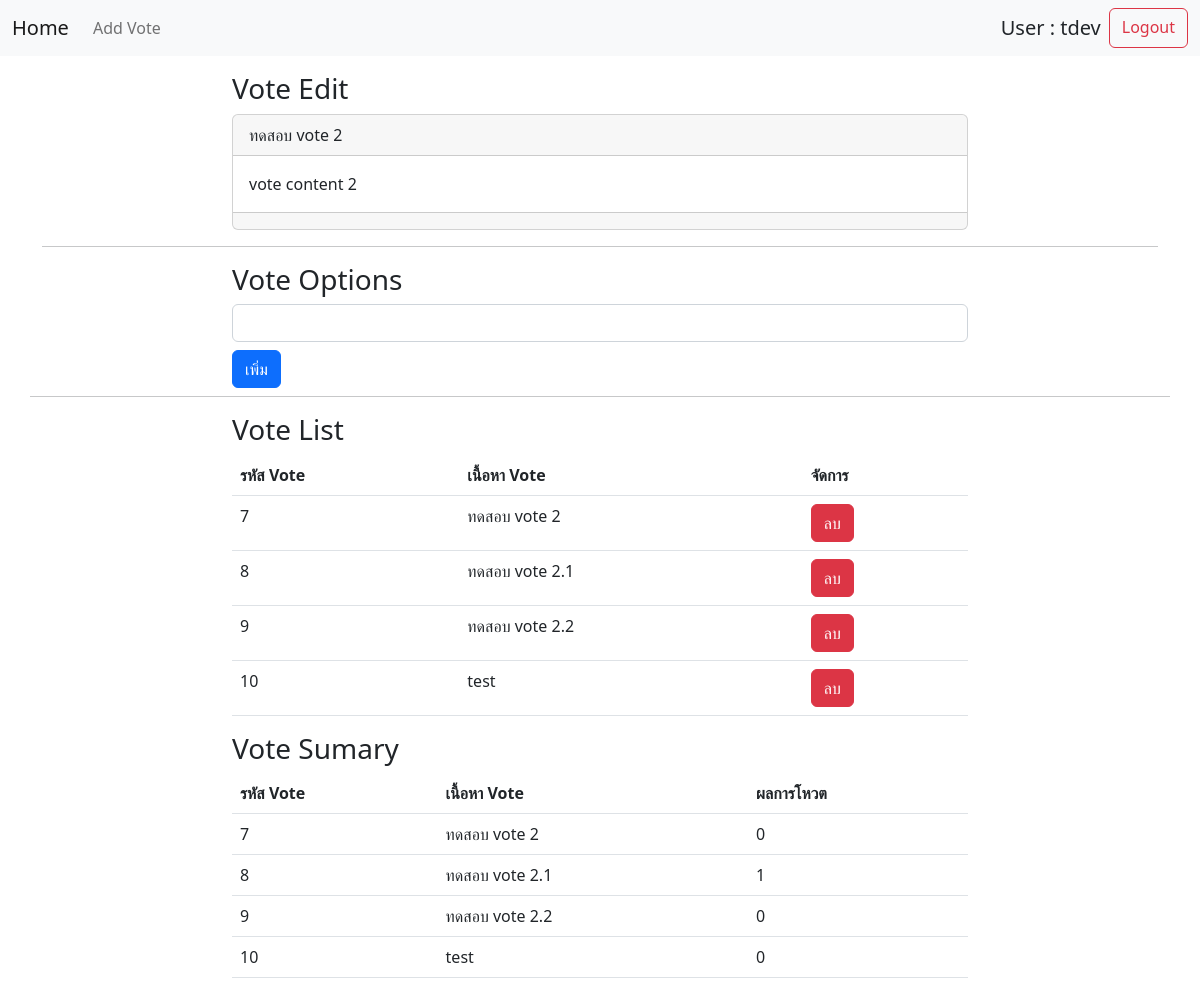
The page /pages/editvote.php?voteid=2 (signed in) on the database its author committed.
### tables this page shows
CREATE TABLE `votes` (
  `vm_id` int(10) NOT NULL,
  `vm_name` varchar(1000) NOT NULL,
  `vm_content` varchar(250) NOT NULL,
  `vm_img` varchar(100) DEFAULT NULL,
  `vm_own` int(10) NOT NULL,
  `vm_status` int(1) NOT NULL DEFAULT 1,
  `vm_timestamp` timestamp NOT NULL DEFAULT current_timestamp()
);

CREATE TABLE `votes_option` (
  `vo_id` int(10) NOT NULL,
  `vo_name` varchar(100) NOT NULL,
  `vo_ownvm` int(10) NOT NULL,
  `vo_status` int(1) NOT NULL DEFAULT 1,
  `vo_timestamp` timestamp NOT NULL DEFAULT current_timestamp()
);

### services/functions/vote_single.php (called while the page is built)
<?php
$voteid = $_GET['voteid'];
$query_vote = "SELECT * FROM votes WHERE vm_id = $voteid ";
$query_vote = mysqli_query($conn, $query_vote);
$vote = mysqli_fetch_assoc($query_vote);

### services/functions/vote_option.php (called while the page is built)
<?php
$vm_id  = $_GET['voteid'];
$query_vote_option = "SELECT * FROM votes_option WHERE vo_ownvm = $vm_id";
$result_vote_option = mysqli_query($conn, $query_vote_option);

### services/functions/vote_count.php (called while the page is built)
<?php
$vm_id  = $_GET['voteid'];
$query_vote_option = "SELECT * FROM votes_option WHERE vo_ownvm = $vm_id";
$result_vote_count = mysqli_query($conn, $query_vote_option);

### pages/editvote.php (the view, shortened to what this page needs)
<?php
include('./../services/connect.php');
require_once("./../services/functions/vote_single.php");
include('./../services/functions/vote_option.php');
include('./../services/functions/vote_count.php');
?>
<!DOCTYPE html>
<html lang="en">
<head>
  <link rel="stylesheet" href="./../bs5/css/bootstrap.min.css">
</head>
<body>
  <?php include('./components/navbar.php') ?>
  <div class="container mt-3">
    <div class="row">
      <div class="col-2"></div>
      <div class="col-8">
        <h3>Vote Edit</h3>
        <div class="card">
          <div class="card-header"> <?= $vote['vm_name'] ?></div>
          <div class="card-body">
            <p class="card-text"><?= $vote['vm_content'] ?></p>
          </div>
          <div class="card-footer">
          </div>
        </div>
      </div>
      <div class="col-2"></div>
    </div>
    <hr>
    <div class="row">
      <div class="col-2"></div>
      <div class="col-8">
        <h3>Vote Options</h3>
        <form action="./../services/vote.php" method="post">
          <input type="text" name="vo_name" placeholder="" class="form-control mb-2" id="">
          <input type="submit" value="เพิ่ม" name="option_submit" class="btn btn-primary mb-2">
        </form>
      </div>
      <div class="col-2"></div>
      <hr>
    </div>
    <div class="row">
      <div class="col-2"></div>
      <div class="col-8">
        <h3>Vote List</h3>
        <table class="table">
          <tr>
            <th>รหัส Vote</th>
            <th>เนื้อหา Vote</th>
            <th>จัดการ</th>
          </tr>
          <?php
          while ($result_vote_option_fetch = mysqli_fetch_assoc($result_vote_option)) { ?>
          <tr>
            <td><?= $result_vote_option_fetch['vo_id'] ?></td>
            <td><?= $result_vote_option_fetch['vo_name'] ?></td>
            <td><a
                href="./../services/vote.php?delete=1&vo_id=<?= $result_vote_option_fetch['vo_id'] ?>&voteid=<?= $vote['vm_id'] ?>"
                class="btn btn-danger">ลบ</a></td>
          </tr>
          <?php  } ?>
        </table>
      </div>
      <div class="col-2"></div>
    </div>
    <div class="row">
      <div class="col-2"></div>
      <div class="col-8">
        <h3>Vote Sumary</h3>
        <table class="table">
          <tr>
            <th>รหัส Vote</th>
            <th>เนื้อหา Vote</th>
            <th>ผลการโหวต</th>
          </tr>
          <?php
          while ($result_vote_option_count = mysqli_fetch_assoc($result_vote_count)) {
            $vs_ownvm = $vote['vm_id'];
            $vs_ownvo = $result_vote_option_count['vo_id'];
            $query_count = "SELECT COUNT(vs_id) FROM `votes_stats` WHERE vs_ownvm = $vs_ownvm AND vs_ownvo = $vs_ownvo";
            $result_count = mysqli_query($conn, $query_count);
            $result_fetch_count = mysqli_fetch_assoc($result_count);
          ?>
          <tr>
            <td><?= $result_vote_option_count['vo_id'] ?></td>
            <td><?= $result_vote_option_count['vo_name'] ?></td>
            <td><?= $result_fetch_count['COUNT(vs_id)'] ?></td>
          </tr>
          <?php  } ?>
        </table>
      </div>
      <div class="col-2"></div>
    </div>
  </div>
</body>
</html>

### rows shown on the page
votes: vm_name "ทดสอบ vote 2", vm_content "vote content 2"
votes_option: vo_id "7", vo_name "ทดสอบ vote 2", COUNT "0"
votes_option: vo_id "8", vo_name "ทดสอบ vote 2.1", COUNT "1"
votes_option: vo_id "9", vo_name "ทดสอบ vote 2.2", COUNT "0"
votes_option: vo_id "10", vo_name "test", COUNT "0"

### other values the page prints
$_SESSION['username'] "tdev"
